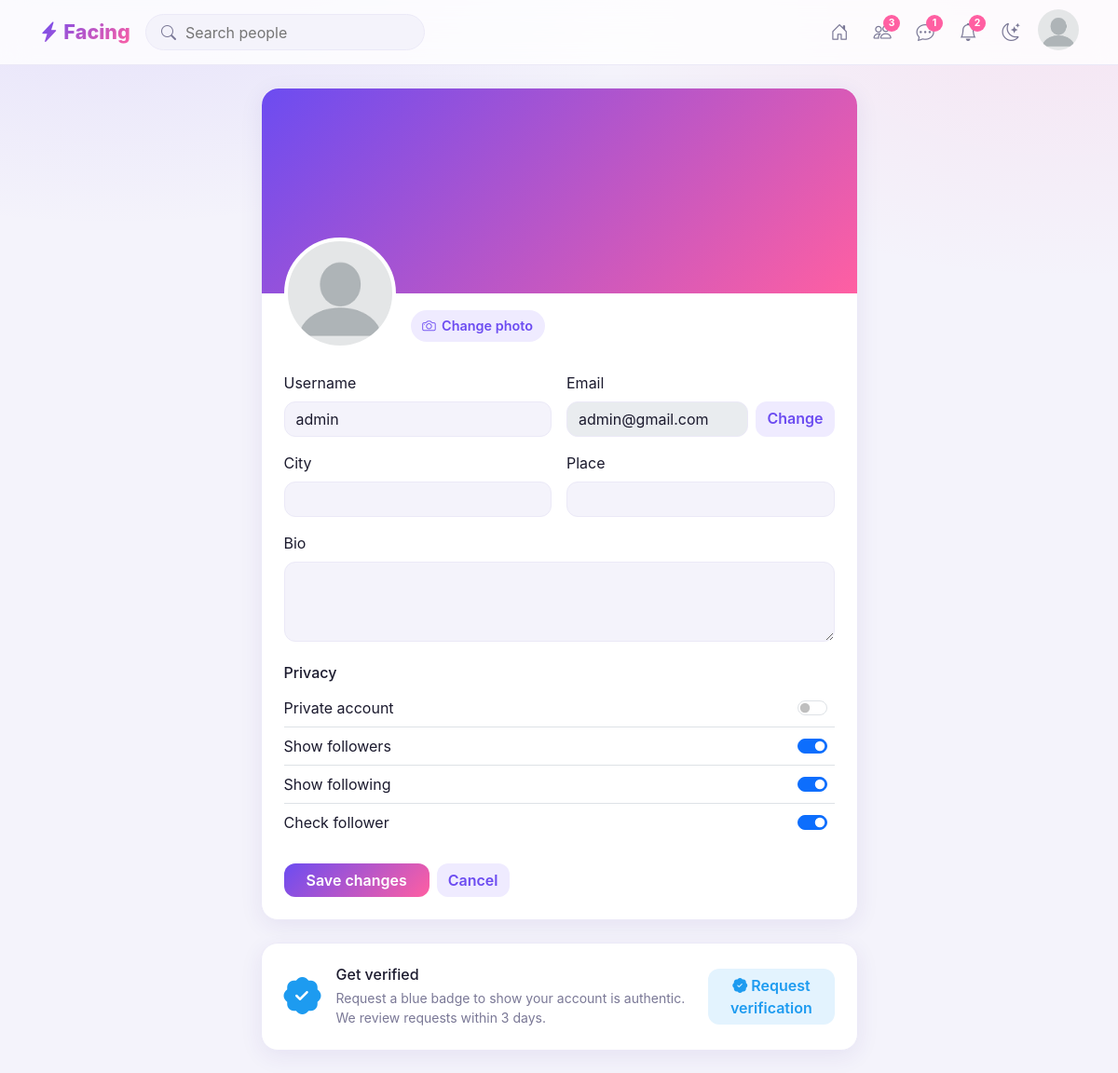
Screenshot of /accounts/settings/ (signed in) with the database file from the repository.
### accounts/models.py (models this page shows, shortened)
class User(AbstractBaseUser, PermissionsMixin):
    id = models.UUIDField(primary_key=True, default=uuid.uuid4, editable=False)
    username = models.CharField(max_length=50, unique=True)
    email = models.EmailField(max_length=300, unique=True)
    img = models.ImageField(upload_to="ProfileImg", null=True, blank=True)
    bio = models.CharField(max_length=100, null=True, blank=True)
    city = models.CharField(max_length=100, null=True, blank=True)
    place = models.CharField(max_length=100, null=True, blank=True)
    is_private = models.BooleanField(default=False)
    show_followers = models.BooleanField(default=True)
    show_following = models.BooleanField(default=True)
    check_follower = models.BooleanField(default=False)
    slug = models.SlugField(null=True, blank=True)
    verified = models.BooleanField(default=False)
    is_active = models.BooleanField(default=True)
    is_staff = models.BooleanField(default=False)
    is_admin = models.BooleanField(default=False)
    is_superuser = models.BooleanField(default=False)
    date_joined = models.DateTimeField(auto_now_add=True)
    last_login = models.DateTimeField(auto_now=True)
    USERNAME_FIELD = "email"
    REQUIRED_FIELDS = ["username"]
    objects = UserManager()

### accounts/views.py (the view)
# urls.py: path("settings/", views.settings, name="settings"),
@login_required
def settings(request):
    if request.method == "POST":
        form = SettingsForm(request.POST, request.FILES, instance=request.user)
        if form.is_valid():
            form.save()
            return redirect("settings")
        else:
            return redirect("settings")
    else:
        form = SettingsForm(instance=request.user)
    return render(request, "accounts/settings.html", {"form": form})

### templates/accounts/settings.html (shortened to what this page needs)
{% extends 'base.html' %}
{% block body %}
<main class="container py-4"><div class="row justify-content-center"><div class="col-lg-7">
  <form class="card mb-4" method="POST" enctype="multipart/form-data">
    <div class="cover" id="coverPrev" style="background-image:linear-gradient(135deg,#6c4cf1,#ff5fa2)"></div>
    <div class="card-body pt-0 px-4 pb-4">
      <div class="profile-top d-flex align-items-end gap-3 mb-4">
        <span class="av av-xl" id="avatarPrev"
              style="--h:260;{% if user.img %}background-image:url('{{ user.img.url }}');background-size:cover;background-position:center;{% endif %}">{% if not user.img %}{{ user.username|first|upper }}{% endif %}</span>
        <div class="pb-2">
          <div class="d-flex flex-wrap gap-2">
            <label class="chip"><i class="bi bi-camera"></i> Change photo
              <input type="file" name="img" id="{{ form.img.auto_id }}" accept="image/*" data-preview="#avatarPrev" hidden></label>
          </div>
        </div>
      </div>
      <div class="row g-3">
        <div class="col-sm-6">
          <label class="form-label" for="{{ form.username.auto_id }}">Username</label>
          <input id="{{ form.username.auto_id }}" name="username" type="text" required
                 class="form-control {% if form.username.errors %}is-invalid{% endif %}" value="{{ form.username.value|default:'' }}">
        </div>
        <div class="col-sm-6">
          <label class="form-label" for="current_email">Email</label>
          <div class="d-flex gap-2">
            <input id="current_email" type="email" class="form-control" value="{{ user.email }}" disabled>
            <a class="btn btn-soft" href="{% url 'account_email' %}">Change</a>
          </div>
        </div>
        <div class="col-sm-6">
          <label class="form-label" for="{{ form.city.auto_id }}">City</label>
          <input id="{{ form.city.auto_id }}" name="city" type="text"
                 class="form-control {% if form.city.errors %}is-invalid{% endif %}" value="{{ form.city.value|default:'' }}">
        </div>
        <div class="col-sm-6">
          <label class="form-label" for="{{ form.place.auto_id }}">Place</label>
          <input id="{{ form.place.auto_id }}" name="place" type="text"
                 class="form-control {% if form.place.errors %}is-invalid{% endif %}" value="{{ form.place.value|default:'' }}">
        </div>
        <div class="col-12">
          <label class="form-label" for="{{ form.bio.auto_id }}">Bio</label>
          <textarea id="{{ form.bio.auto_id }}" name="bio" rows="3"
                    class="form-control {% if form.bio.errors %}is-invalid{% endif %}">{{ form.bio.value|default:'' }}</textarea>
        </div>
      </div>
      <h6 class="mt-4 mb-2">Privacy</h6>
      <div class="list-unstyled mb-0">
        <div class="d-flex justify-content-between align-items-center py-2 border-bottom">
          <label class="form-check-label" for="{{ form.is_private.auto_id }}">Private account</label>
          <div class="form-check form-switch m-0"><input class="form-check-input" type="checkbox" role="switch" name="is_private" id="{{ form.is_private.auto_id }}" {% if form.is_private.value %}checked{% endif %}></div>
        </div>
        <div class="d-flex justify-content-between align-items-center py-2 border-bottom">
          <label class="form-check-label" for="{{ form.show_followers.auto_id }}">Show followers</label>
          <div class="form-check form-switch m-0"><input class="form-check-input" type="checkbox" role="switch" name="show_followers" id="{{ form.show_followers.auto_id }}" {% if form.show_followers.value %}checked{% endif %}></div>
        </div>
        <div class="d-flex justify-content-between align-items-center py-2 border-bottom">
          <label class="form-check-label" for="{{ form.show_following.auto_id }}">Show following</label>
          <div class="form-check form-switch m-0"><input class="form-check-input" type="checkbox" role="switch" name="show_following" id="{{ form.show_following.auto_id }}" {% if form.show_following.value %}checked{% endif %}></div>
        </div>
        <div class="d-flex justify-content-between align-items-center py-2">
          <label class="form-check-label" for="{{ form.check_follower.auto_id }}">Check follower</label>
          <div class="form-check form-switch m-0"><input class="form-check-input" type="checkbox" role="switch" name="check_follower" id="{{ form.check_follower.auto_id }}" {% if form.check_follower.value %}checked{% endif %}></div>
        </div>
      </div>
      <div class="d-flex gap-2 mt-4">
        <button type="submit" class="btn btn-brand px-4">Save changes</button>
        <a class="btn btn-soft" href="{% url 'profile' user.id %}">Cancel</a>
      </div>
    </div>
  </form>
  <form class="card" method="post">
    <div class="card-body p-4 d-flex align-items-center gap-3">
      <i class="bi bi-patch-check-fill verified fs-1"></i>
      <div class="flex-grow-1"><h6 class="mb-1">Get verified</h6><p class="small muted mb-0">Request a blue badge to show your account is authentic. We review requests within 3 days.</p></div>
      <button class="btn btn-verify"><i class="bi bi-patch-check-fill"></i> Request verification</button>
    </div>
  </form>
</div></div></main>
{% endblock body %}

### templates/navbar.html (shortened to what this page needs)
<nav class="topbar sticky-top"><div class="container d-flex align-items-center gap-3">
  <a class="brand" href="{% url 'home' %}"><i class="bi bi-lightning-charge-fill"></i> Facing</a>
  {% if request.user.is_authenticated %}
  <form class="search d-none d-md-flex" action='{% url "search" %}'><i class="bi bi-search muted"></i><input placeholder="Search people" aria-label="Search" name='u'></form>
  <div class="ms-auto d-flex align-items-center gap-1">
    <a class="nav-i" data-p="feed" {% if request.path == '/' %} aria-current="page" {% endif %} href="{% url 'home' %}" title="Home"><i class="bi bi-house-door"></i></a>
    <a class="nav-i" data-p="friends" {% if request.path == '/accounts/requests/' %} aria-current="page" {% endif %} href="{% url 'requests' %}" title="Friend requests"><i class="bi bi-people"></i><b class="dot">3</b></a>
    <button class="nav-i" type="button" id="msgToggle" title="Messages" aria-label="Messages" aria-expanded="false" aria-controls="msgPanel"><i class="bi bi-chat-dots"></i><b class="dot">1</b></button>
    <a class="nav-i" data-p="notifications" href="notifications.html" title="Notifications"><i class="bi bi-bell"></i><b class="dot">2</b></a>
    {% endif %}
    <button class="nav-i" {% if user.is_anonymous %} style='margin-left:auto'{% endif %} type="button" data-theme-toggle title="Toggle theme"><i class="bi bi-moon-stars"></i></button>
    <div class="dropdown ms-1">
      {% if request.user.is_authenticated %}
      <a href="#" data-bs-toggle="dropdown" aria-label="Account">
          <span class="av " id="avatarPrev"
              style="--h:260;{% if user.img %}background-image:url('{{ request.user.img.url }}');background-size:cover;background-position:center;{% endif %}">
          </span>
      </a>
      {% else %}
      <a  href="{% url 'account_login' %}">Login /</a>
      <a  href="{% url 'account_signup' %}">Signup</a>
      {% endif %}
    </div>
  </div></div>
</nav>

### static/assets/css/style.css (style rules this page uses)
:root { --bg:#f4f3fb;--card:#fff;--ink:#1b1a2e;--muted:#7a7896;--line:#ebe9f7;--soft:#efebff;--brand:#6c4cf1;--brand2:#ff5fa2;--blue:#1d9bf0; --grad:linear-gradient(135deg,var(--brand),var(--brand2));--r:18px;--shadow:0 6px 24px rgba(60,40,140,.08) }
body { background:var(--bg);color:var(--ink);font-family:"Inter","Segoe UI",system-ui,sans-serif;min-height:100vh; background-image:radial-gradient(600px 300px at 10% -5%,rgba(108,76,241,.12),transparent),radial-gradient(500px 300px at 95% 0,rgba(255,95,162,.10),transparent);background-attachment:fixed }
a { color:var(--brand);text-decoration:none }
.muted { color:var(--muted) }
.card,.modal-content,.dropdown-menu,.list-group-item { background:var(--card);color:var(--ink);border:1px solid var(--line) }
.card { border-radius:var(--r);box-shadow:var(--shadow) }
.form-control,.form-select { background:var(--bg);color:var(--ink);border:1px solid var(--line);border-radius:12px }
.verified { color:var(--blue);font-size:.9em;vertical-align:-1px }
.btn { border-radius:12px;font-weight:600;transition:transform .15s,box-shadow .15s,background .15s }
.btn-brand { background:var(--grad);color:#fff;border:0 }
.btn-soft { background:var(--soft);color:var(--brand);border:0 }
.btn-verify { background:rgba(29,155,240,.12);color:var(--blue);border:0 }
.av { --h:260;display:inline-flex;align-items:center;justify-content:center;width:44px;height:44px;border-radius:50%;flex:none;color:#fff;font-weight:700; background:linear-gradient(135deg,hsl(var(--h) 70% 55%),hsl(calc(var(--h) + 40) 70% 60%));background-size:cover;background-position:center;overflow:hidden }
.av-xl { width:120px;height:120px;font-size:2.8rem;border:4px solid var(--card) }
.chip { display:inline-flex;align-items:center;gap:.4rem;padding:.4rem .8rem;border-radius:999px;background:var(--soft);color:var(--brand);font-weight:600;font-size:.9rem;cursor:pointer;border:0 }
.topbar { background:color-mix(in srgb,var(--card) 80%,transparent);backdrop-filter:blur(14px);border-bottom:1px solid var(--line);padding:.6rem 0;z-index:1030 }
.brand { font-weight:800;font-size:1.35rem;background:var(--grad);-webkit-background-clip:text;background-clip:text;color:transparent }
.search { align-items:center;gap:.5rem;background:var(--bg);border:1px solid var(--line);border-radius:999px;padding:.35rem 1rem;width:300px }
.search input { background:none;border:0;outline:0;color:var(--ink);width:100% }
.nav-i { position:relative;width:42px;height:42px;display:grid;place-items:center;border-radius:12px;border:0;background:none;color:var(--muted);font-size:1.2rem }
.dot { position:absolute;top:2px;right:2px;min-width:18px;height:18px;border-radius:9px;background:var(--brand2);color:#fff;font-size:.65rem;display:grid;place-items:center }
.cover { height:220px;border-radius:var(--r) var(--r) 0 0;background:var(--grad) center/cover }
.profile-top { margin-top:-60px }

### rows the page displays
User: img (picture), username "admin", email "admin@gmail.com"
